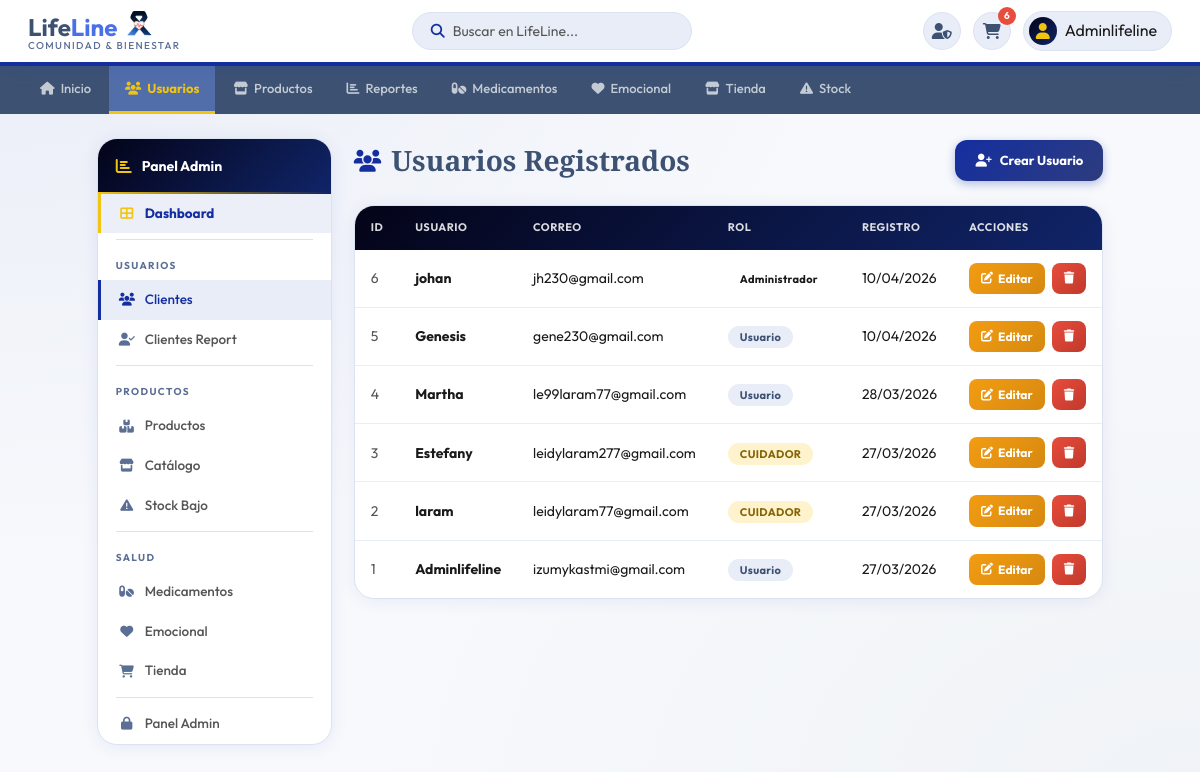
The app's page /admin-usuarios/ (signed in) with its own data.
### usuarios/models.py (models this page shows, shortened)
class Usuario(AbstractUser):
    ROL_CHOICES = [
        ('USER',     'Usuario'),
        ('PACIENTE', 'Paciente'),
        ('ADMIN',    'Administrador'),
    ]
    ESTADIO_CHOICES = [
        ('ESTADO1', 'Estadio 1'),
        ('ESTADO2', 'Estadio 2'),
        ('ESTADO3', 'Estadio 3'),
        ('ESTADO4', 'Estadio 4'),
    ]
    TIPO_DOC_CHOICES = [
        ('cc', 'Cédula de ciudadanía'),
        ('ti', 'Tarjeta de identidad'),
        ('ce', 'Cédula extranjera'),
    ]
    foto_perfil = models.ImageField(
        upload_to='perfiles/',
        blank=True,
        null=True,
        verbose_name='Foto de perfil'
    )
    rol              = models.CharField(max_length=20, choices=ROL_CHOICES, default='USER')
    estadio          = models.CharField(max_length=20, choices=ESTADIO_CHOICES, blank=True, null=True)
    tipo_documento   = models.CharField(max_length=5,  choices=TIPO_DOC_CHOICES, blank=True)
    numero_documento = models.CharField(max_length=15, blank=True)
    fecha_nacimiento = models.DateField(
        null=True, blank=True,
        validators=[validar_fecha_nacimiento]
    )
    email = models.EmailField(unique=True)
    class Meta:
        verbose_name        = 'Usuario'
        verbose_name_plural = 'Usuarios'
    def es_admin(self):
        return self.is_staff or self.is_superuser

### usuarios/views.py (the view)
# urls.py: path('admin-usuarios/', views.vista_lista_usuarios, name='lista_usuarios'),
@login_required
def vista_lista_usuarios(request):
    if not request.user.es_admin():
        return redirect('home')
    usuarios = Usuario.objects.all().order_by('-date_joined')
    return render(request, 'usuarios/lista_usuarios.html', {'usuarios': usuarios})

### carrito/context_processors.py (called while the page is built)
def carrito_count(request):
    count = 0
    if request.user.is_authenticated:
        try:
            from carrito.models import CarritoItem
            from django.db.models import Sum
            count = CarritoItem.objects.filter(
                usuario=request.user
            ).aggregate(total=Sum('cantidad'))['total'] or 0
        except Exception:
            count = 0
    return {'carrito_count': count}

### templates/usuarios/lista_usuarios.html (shortened to what this page needs)
{% load static %}
<!DOCTYPE html>
<html lang="es">
<head>
<link rel="stylesheet" href="https://cdnjs.cloudflare.com/ajax/libs/font-awesome/6.5.1/css/all.min.css">
<link rel="stylesheet" href="{% static 'css/estilos.css' %}">
</head>
<body>
<header class="header-bar">
  <div class="logo-wrap">
    <div class="logo-text-wrap">
      <div class="logo-title">
        Life<span style="color: #4a6feb;">Line</span>
        <img class="logol" src="{% static 'imagenes/Group 243 (3).png' %}" alt="logo">
      </div>
      <div class="logo-tagline">Comunidad &amp; Bienestar</div>
    </div>
  </div>
  <div class="search-box">
    <i class="fas fa-search"></i>
    <input type="text" placeholder="Buscar en LifeLine...">
  </div>
  <div class="header-right">
    {% if request.user.is_staff or request.user.rol == 'ADMIN' %}
    <a class="hdr-btn admin-btn" href="{% url 'lista_productos' %}" title="Panel de Administración">
      <i class="fas fa-user-shield"></i>
    </a>
    {% endif %}
    <a class="hdr-btn" href="{% url 'ver_carrito' %}" title="Carrito">
      <i class="fas fa-shopping-cart"></i>
      <span class="cart-badge" id="cart-count">{{ carrito_count }}</span>
    </a>
    <div class="user-chip">
      <div class="user-chip-av"><i class="fas fa-user"></i></div>
      <span>{{ request.user.username|default:"Mi cuenta" }}</span>
    </div>
  </div>
</header>
<nav class="main-tabs">
  <a href="{% url 'home' %}"><i class="fas fa-home"></i> Inicio</a>
  <a href="{% url 'lista_usuarios' %}"class="active"><i class="fas fa-users"></i> Usuarios</a>
  <a href="{% url 'lista_productos' %}"><i class="fas fa-store"></i> Productos</a>
  <a href="{% url 'clientes' %}" ><i class="fas fa-chart-bar"></i> Reportes</a>
<a href="{% url 'reporte_medicamentos' %}"><i class="fas fa-pills"></i> Medicamentos</a>
  <a href="{% url 'reporte_emocional' %}" ><i class="fas fa-heart"></i> Emocional</a>
  <a href="{% url 'reporte_tienda' %}"><i class="fas fa-store"></i> Tienda</a>
  <a href="{% url 'reporte_stock' %}"><i class="fas fa-exclamation-triangle"></i> Stock</a>
</nav>
<div class="page-layout">
  <aside class="admin-sidebar">
    <div class="sb-hdr"><i class="fas fa-chart-bar"></i><span>Panel Admin</span></div>
    <a href="{% url 'dashboard' %}" class="sidebar-link" style="background:rgba(20,46,160,.08);border-left:3px solid var(--gd);font-weight:700;color:var(--ca)">
    <i class="fas fa-th-large" style="color:var(--gd)"></i> Dashboard
  </a>
  <div class="sb-sep"></div>    <div class="sb-sec">Usuarios</div>
    <a href="{% url 'lista_usuarios' %}" class="sidebar-link active"><i class="fas fa-users"></i> Clientes</a>
    <a href="{% url 'clientes' %}" class="sidebar-link"><i class="fas fa-user-check"></i> Clientes Report</a>
    <div class="sb-sep"></div>
    <div class="sb-sec">Productos</div>
    <a href="{% url 'reporte_productos' %}" class="sidebar-link"><i class="fas fa-boxes"></i> Productos</a>
    <a href="{% url 'lista_productos' %}" class="sidebar-link"><i class="fas fa-store"></i> Catálogo</a>
    <a href="{% url 'reporte_stock' %}" class="sidebar-link"><i class="fas fa-exclamation-triangle"></i> Stock Bajo</a>
    <div class="sb-sep"></div>
    <div class="sb-sec">Salud</div>
    <a href="{% url 'reporte_medicamentos' %}" class="sidebar-link"><i class="fas fa-pills"></i> Medicamentos</a>
    <a href="{% url 'reporte_emocional' %}" class="sidebar-link"><i class="fas fa-heart"></i> Emocional</a>
    <a href="{% url 'reporte_tienda' %}" class="sidebar-link"><i class="fas fa-shopping-cart"></i> Tienda</a>
    <div class="sb-sep"></div>
    <a href="/admin/" class="sidebar-link"><i class="fas fa-lock"></i> Panel Admin</a>
  </aside>
  <main class="main-content">
    <div class="page-hdr">
      <h2><i class="fas fa-users"></i> Usuarios Registrados</h2>
      <a href="{% url 'crear_usuario' %}" class="btn-primary">
        <i class="fas fa-user-plus"></i> Crear Usuario
      </a>
    </div>
    <div class="table-card">
      <table>
        <thead>
          <tr>
            <th>ID</th><th>Usuario</th><th>Correo</th>
            <th>Rol</th><th>Registro</th><th>Acciones</th>
          </tr>
        </thead>
        <tbody>
          {% for u in usuarios %}
          <tr>
            <td style="color:var(--ctl)">{{ u.id }}</td>
            <td><strong>{{ u.username }}</strong></td>
            <td>{{ u.email }}</td>
            <td><span class="badge badge-{{ u.rol|lower }}">{{ u.get_rol_display }}</span></td>
            <td>{{ u.date_joined|date:"d/m/Y" }}</td>
            <td>
              <div class="acciones">
                <a href="{% url 'editar_usuario' u.id %}" class="btn-edit">
                  <i class="fas fa-edit"></i> Editar
                </a>
                <a href="{% url 'eliminar_usuario' u.id %}" class="btn-del">
                  <i class="fas fa-trash"></i>
                </a>
              </div>
            </td>
          </tr>
          {% empty %}
          <tr><td colspan="6" style="text-align:center;padding:40px;color:var(--ctl)">
            <i class="fas fa-users" style="font-size:36px;display:block;margin-bottom:10px;color:var(--sv)"></i>
            No hay usuarios registrados.
          </td></tr>
          {% endfor %}
        </tbody>
      </table>
    </div>
  </main>
</div>
</body>
</html>

### static/css/estilos.css (style rules this page uses)
:root { --color-primary: #3d5273; --color-secondary: #5b6e94; --color-accent: #142ea0; --color-menu-bg: #526eaa; --color-text-dark: #1a1a1a; --color-text-light:#555; --color-bg-light: #f0f2f5; --color-top-bar-bg:linear-gradient(135deg,#040418,#102468); --color-light-blue:#72a4d9; --color-gold: #f1c40f; --border-radius-lg:10px; --border-radius-sm:5px; }
* { box-sizing: border-box; margin: 0; padding: 0; }
body { font-family: 'Outfit', 'Segoe UI', Tahoma, Geneva, Verdana, sans-serif; background: #f7f9fc; color: var(--color-text-dark); line-height: 1.6; min-height: 100vh; display: flex; flex-direction: column; }
main { flex: 1; }
a { text-decoration: none; }
.header-bar { background: var(--color-top-bar-bg); border-bottom: 4px solid var(--color-accent); padding: 10px 24px; display: flex; justify-content: space-between; align-items: center; position: sticky; top: 0; z-index: 200; box-shadow: 0 2px 20px rgba(20,46,160,.12); }
.search-box { background: rgba(255,255,255,.12); border-radius: 24px; padding: 8px 16px; display: flex; align-items: center; border: 1.5px solid rgba(255,255,255,.2); width: 260px; transition: border-color .2s; }
.search-box i { color: rgba(255,255,255,.7); font-size: 13px; }
.search-box input { border: none; background: none; outline: none; font-size: 14px; color: white; width: 100%; margin-left: 8px; font-family: inherit; }
.search-box input::placeholder { color: rgba(255,255,255,.5); }
.cart-badge { position: absolute; top: -6px; right: -4px; background: #e74c3c; color: white; border-radius: 50%; width: 18px; height: 18px; font-size: 10px; font-weight: 700; display: flex; align-items: center; justify-content: center; border: 2px solid var(--color-top-bar-bg); font-family: inherit; }
.main-tabs { background-color: #2d3e5f; display: flex; padding: 0 20px; flex-wrap: wrap; overflow-x: auto; }
.main-tabs a { color: rgba(255,255,255,.75); padding: 11px 15px; font-weight: 600; font-size: 13px; border-bottom: 3px solid transparent; transition: background .2s, color .2s, border-color .2s; display: flex; align-items: center; gap: 6px; white-space: nowrap; }
.main-tabs a.active { background: var(--color-menu-bg); color: var(--color-gold); border-bottom-color: var(--color-gold); font-weight: 700; }

### records on screen
Usuario: user.username "Adminlifeline", id "1", username "Adminlifeline", email "izumykastmi@gmail.com", rol "Usuario", date_joined "27/03/2026"
Usuario: id "6", username "johan", email "jh230@gmail.com", rol "Administrador", date_joined "10/04/2026"
Usuario: id "5", username "Genesis", email "gene230@gmail.com", rol "Usuario", date_joined "10/04/2026"
Usuario: id "4", username "Martha", email "le99laram77@gmail.com", rol "Usuario", date_joined "28/03/2026"
Usuario: id "3", username "Estefany", email "leidylaram277@gmail.com", rol "CUIDADOR", date_joined "27/03/2026"
Usuario: id "2", username "laram", email "leidylaram77@gmail.com", rol "CUIDADOR", date_joined "27/03/2026"

### other values on screen
{{ carrito_count }} "6"
